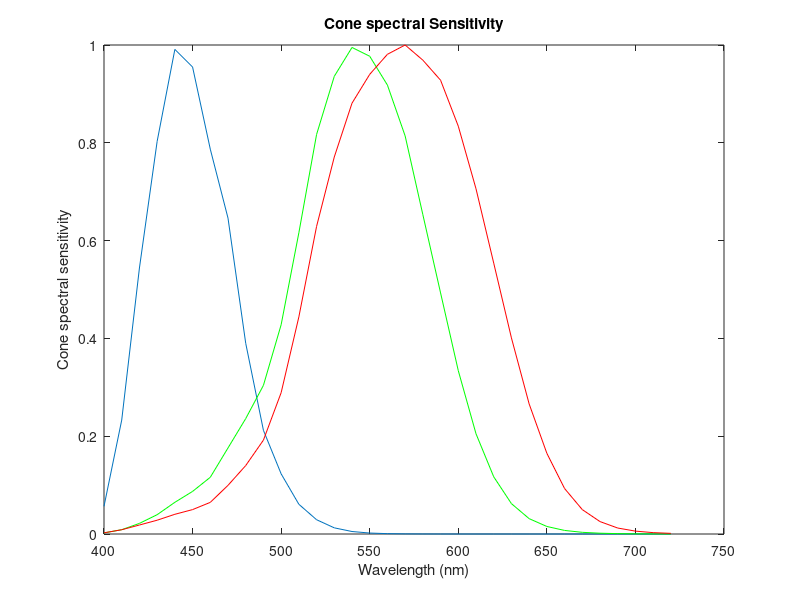

Reproduce this figure in MATLAB. (Note: this script raises an error after producing the figure.)
close all; clear all; clc
%PBIO 545 Project: Projecting hyperspectral data onto cone space and modified cone
%space and PCA of hyperspectral images
%How does the overlap between the L and M spectral sensitivity affect
%correlation between L and M cone activity? What happens when we change the
%sensitivity spectra of the L cone? Can this result be explained by PCA of
%the hyperspectral data? 

%Part I. Projecting our hyperspectral data onto cone space and modified cone 
%space. 
%Found data on http://www.cvrl.org/cones.htm from Stockman and Sharpe, 2000
%on the cone spectral sensitivity functions. I used the linear energy model
%provided on the website. 
%First we pull out the cone spectral sensitivity functions we already have from
%csv file and separating it into separate variables. 
Conedata=csvread('linss2_10e_5.csv'); 
wavelength=Conedata(:,1); 
Lcone=Conedata(:,2); 
Mcone=Conedata(:,3); 
Scone=Conedata(:,4); 

%Let's graph this information. As you can see, there is a lot of overlap
%between the L and M cone spectral sensitivity indicating similar firing rates 
%between these cones at middle wavelengths.The S cone sensitivity is in blue, 
%the M cone is in green, and the L cone is in red. 
figure(1); 
plot(wavelength, Scone); 
hold on; 
plot(wavelength, Mcone, 'g'); 
hold on; 
plot(wavelength, Lcone, 'r'); 
xlabel('Wavelength (nm)'); 
ylabel('Cone spectral sensitivity'); 
title('Cone spectral Sensitivity'); 


%Now we need to load in the hyperspectral data
%This data comes from http://personalpages.manchester.ac.uk/staff/david.foster/Hyperspectral_images_of_natural_scenes_04.html
%which has figures from Foster et al., 2006. I used image 2. 
%This hyperspectral data has three dimensions: pixels in x and y
%directions and intensity across spectra in the third dimension. The spectra 
%or wavelengths vary from 400 to 720 in steps of 10 nm. 
%The data is all saved in a variable called reflectances.
load ref_ruivaes1bb_reg1

%To pull out individual pixels of reflectances, we can make a for loop. I
%chose a random row of pixels to analyze in the image. 
Spectraldata=zeros(200, 33); 
for i=1:1017
    Spectraldata(i,:)=reflectances(i,100,:); 
end 


%
%Let's transform our data into cone space! We will transform into L, S and
%M cone space. We can do this by projecting our hyperspectral data
%into the L space and the M space as described by our Sharpe and Stockman data.
%This is done using a dot product. 

 
%Calculate the norm of each sensitivity of the cones so you can project
%onto the unit vector of each of these spaces.
Lnorm=norm(Lcone); 
Snorm=norm(Scone); 
Mnorm=norm(Mcone); 
%Projecting onto cone space
for i=1:1017 
    Lconeproj(i)=Spectraldata(i,:)*(Lcone/Lnorm); 
    Mconeproj(i)=Spectraldata(i,:)*(Mcone/Mnorm); 
    Sconeproj(i)=Spectraldata(i,:)*(Scone/Snorm); 
end 

%Let's graph our results so we can visualize our hyperspectral data in L
%and M cone space. 
figure(2); 
plot3(Lconeproj, Mconeproj, Sconeproj, 'or'); 
xlabel('L cone Projection'); 
ylabel('M cone Projection'); 
zlabel('S cone Projection'); 
grid on 
rotate3d on
title('Projections of Spectral data in cone space'); 

%If you look at this graph, the L and M cone activation by this image looks
%correlated. Let's calculate the correlational coefficients. 

rLM=corrcoef(Lconeproj, Mconeproj); 
rMS=corrcoef(Mconeproj, Sconeproj); 
rSL=corrcoef(Sconeproj, Lconeproj); 

%We can see that the correlational coefficient was .9985, indicating a very
%strong positive correlation between activity from L and M cone space. 

%What happens if we shift over the L cone spectral sensitivity so it peaks 
%at a larger wavelength? Will that decrease the correlation between L and M
%activity? 

%Make new L cone spectral sensitivity data by shifting our data over by 10.
newLcone=zeros(33,1); 
for i=11:33
    newLcone(i)=Lcone(i-10);
end 


%Let's graph this new cone spectra. We can see that there is now much less 
%overlap between the L and M cone spectra. 
%Note: the information in the hyperspectral images so our spectral sensitivities 
%also only go that high. This leads to the L cone spectra being cut off in 
%this graph. 
figure(3); 
plot(wavelength, Scone); 
hold on; 
plot(wavelength, Mcone, 'g'); 
hold on; 
plot(wavelength, newLcone, 'r'); 
xlabel('Wavelength (nm)'); 
ylabel('Cone spectral sensitivity'); 
title('Cone spectral Sensitivity'); 

%Let's calculate the new projection onto the new L cone axis. We do not
%need to project the hyperspectral data again onto the M and S cone axes 
%because they were not changed. 
for i=1:1017
    Lconeprojnew(i)=Spectraldata(i,:)*(newLcone/norm(newLcone)); 
end 

%Let's graph the hyperspectral data projected into this new cone space.
%Again we can see that there appears to be correlation between L and M cone
%responses. 
figure(4); 
plot3(Lconeprojnew, Mconeproj, Sconeproj, 'or'); 
xlabel('L cone Projection'); 
ylabel('M cone Projection'); 
zlabel('S cone Projection'); 
grid on 
rotate3d on
title('Projections of Spectral Data in Modified Cone Space'); 

%Let's calculate the new correlational coefficients. We do not need to
%recalculate the correlation between M and S projections because these
%projections did not change with the current manipulation. 
rnewLM=corrcoef(Lconeprojnew, Mconeproj); 
rnewSL=corrcoef(Sconeproj, Lconeprojnew);

%We notice that the correlational coefficient for L and M projections was 
%slightly lower but still quite high at are still quite high at .9601 despite
%the shift over in the spectral sensitivity of the L cones. Why might this 
%be. 

%%
%Part 2: PCA of hyperspectral data 
%Can the PCA or principle component analysis of the hyperspectral data
%explain the high correlation seen between the modified L cone space and
%the M cone space? 
 
%We begin by plotting the  mean and wavelength-dependent variance of our
%hyperspectral data. If we look at the mean of the spectral data in a graph
%form, we can see that there are peaks in the peak near 550 nm and at the
%end of the wavelength spectra we have information for, around 700 nm. We
%see a similar shape in the variance graph. The 550nm small peak lines up well with
%the spectral sensivitiy of our M cones and 700 nm peak lines up well with
%the modified L cone spectral sensivity. However, we do not know if the
%peaks near 550 nm and 700 nm are changing together
figure(1);
clf;
subplot(1, 2, 1)
plot(wavelength, mean(Spectraldata))
xlabel('Wavelength (nm)')
ylabel('Intensity')
title('Average Spectral Intensity'); 
axis tight
subplot(1, 2, 2)
plot(wavelength, var(Spectraldata))
xlabel('Wavelength(nm)')
ylabel('variance (intensity)')
title('Variance in Spectral Intensity'); 
axis tight 

% Blue is the mean and variance of the spectral data for the first row of
% pixels in image 2. If we look at the variance and the mean plots, we can
% see that the variance looks similar to the means accross these pixels. 
% Look at the variance plot. We see the variance at each wavelength. However, 
% we do not have information about how variance between wavelengths are related
% to each other.   
% First step to computing a PCA is computing the covariance matrix of my 
% row of hyperspectral data with the mean subtracted.
SpectraldataCovar = cov(Spectraldata - repmat(mean(Spectraldata), 1017, 1));

%Now we can start breaking the data into principle components. The first
%thing we want to do is examine the variance accross our components to see
%how much of the varaince is accounted for by each of the components. This 
%will tell us which components are best able to explain our data.
SpectraldataEigVal = eig(SpectraldataCovar)

%Let's graph this so we better visualize the size of each of the
%eigenvalues which represent the variance found in my hyperspectral data.
%We can see that the first component is quite large and the second
%component may be significant but there is a significant drop off in
%eigenvalue size after these first two components.
figure(2)
clf
plot(SpectraldataEigVal, 'o')
xlabel('component')
ylabel('variance')
title('Variance accounted by EigenVectors')

%Let's see what percentage of the total variance the fist two components of
%the PCA account for. 
%I summed the total variance by summing the eigenvalues and taking the
%proportion of that sum for the first and second eigen values of that
%whole.
eigvalues=diag(EigVal);
totalVar=sum(eigvalues); 
percentlargest=eigvalues(33)/totalVar; 
percentsecondlargest=eigvalues(32)/totalVar; 
percentfirstandsecond=percentlargest+percentsecondlargest;
%We can see that the first PCA component accounts for 92.52 percent of the
%data. With the second component with the first, we can account for 96.56 
%percent.

%Now let's actually compute those principle directions by completing an 
%eigenvalue decomposition. Once we do that, we can project the Spectraldata
%onto the eigenvectors and calculate the variance. 

[EigVec, EigVal] = eig(SpectraldataCovar);
VarSpectralData = var(Spectraldata * EigVec);

% To double check the variance of the data matches the spread accross eigenvectors 
% we plot variance of SpectralData onto the eigenvectors, or possible
% principle components. We see the same spread of variance we saw earlier
% for the eigenvalues. 

figure(1)
clf
plot([1:length(VarSpectralData)], VarSpectralData, 'or')
xlabel('component')
ylabel('variance')

% We can again see from this graph that most of the structure lies in two 
% of the eigenvectors. Let's do an eigenvalue decomposition that only uses 
% the two largest components. We can then examine these two components and 
% see what we learn about the structure of the data. 

% We begin by getting a few selected eigenvectors based on our eigenvalue 
% analysis. (by default eigs gives us those with the largest eigenvalues 
% when we only ask for two):

[EigVec, EigVal] = eigs(SpectraldataCovar, 2);

% Let's look at these. The blue line refers to the first PCA component that 
% accounts for most of the data and the green line refers to the second PCA 
% component that accounts for much less of the data. 
figure(1)
clf
plot(wavelength,EigVec);
xlabel('wavelength'); 
ylabel('intensity'); 
title('PCA Components'); 
%We can see these components look different from each other only at larger
%wavelengths. However, we also see bumps in both of these components at
%around 550 nm and 700 nm. In particular, if we look at the largest
%component we can see that there is a negative bump around 550 and 700.
%This suggests that this component accounts for changing in both of these
%areas at the same time. This may indicate that a shifted over L cone
%projection will still be very correlated with the M cone projection
%because even though the L cone projection that is shifted over can pick up
%more variance at higher wavlengths, when the L cone projection is picking
%up more variance and firing more, so is the M cone projection. Therefore,
%even though the new L cone spectra is picking up new information, its projection
%is still correlated with M cone production just due to the row in the
%hyperspectral data I chose. 

%Therefore, the new L cone is not getting access to independent information.
%Thus, there is not much pressure in this context to push the L cone
%spectra to sensitivity to larger wavelengths because the pieces of the 
%spectrum are correlated so you are not getting new information. 

%If we look at this image, we can see that the image is mostly green with 
%differing levels of brightness. Therefore, the spectral properties are likely 
%very similar across a single row of the image. 

%We can look at the spectral data projected onto the two eigenvectors if we
%would like, which confirms that much of the variance in the data is on the
%axis accounting for the first component. 
figure(2)
clf
plot(Spectraldata * EigVec(:, 1), Spectraldata * EigVec(:, 2), 'or')
hold on
xlabel('component 1')
ylabel('component 2')
grid on

%To better examine this question, one would analyze more of this image and
%other hyperspectral images containing different information or pieces of
%the world, such as the sky. 